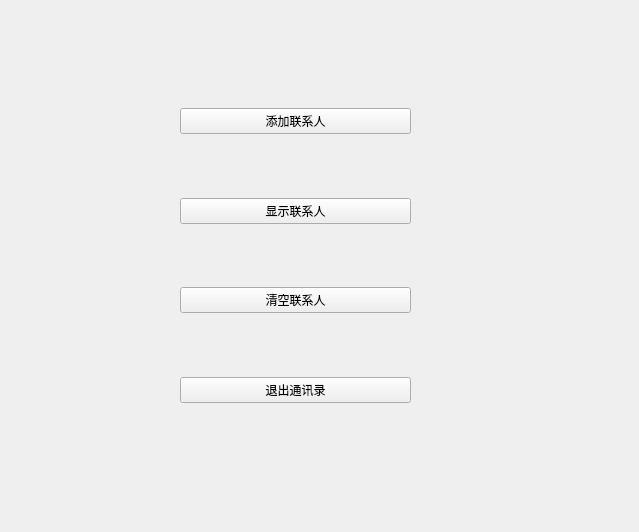
<?xml version="1.0" encoding="UTF-8"?>
<ui version="4.0">
 <class>MainWindow</class>
 <widget class="QMainWindow" name="MainWindow">
  <property name="geometry">
   <rect>
    <x>0</x>
    <y>0</y>
    <width>639</width>
    <height>532</height>
   </rect>
  </property>
  <property name="windowTitle">
   <string>MainWindow</string>
  </property>
  <widget class="QWidget" name="centralwidget">
   <widget class="QWidget" name="widget" native="true">
    <property name="geometry">
     <rect>
      <x>180</x>
      <y>50</y>
      <width>231</width>
      <height>411</height>
     </rect>
    </property>
    <layout class="QVBoxLayout" name="verticalLayout">
     <item>
      <spacer name="verticalSpacer_7">
       <property name="orientation">
        <enum>Qt::Vertical</enum>
       </property>
       <property name="sizeHint" stdset="0">
        <size>
         <width>20</width>
         <height>40</height>
        </size>
       </property>
      </spacer>
     </item>
     <item>
      <widget class="QPushButton" name="pushButton_lianxiren">
       <property name="text">
        <string>添加联系人</string>
       </property>
      </widget>
     </item>
     <item>
      <spacer name="verticalSpacer_6">
       <property name="orientation">
        <enum>Qt::Vertical</enum>
       </property>
       <property name="sizeHint" stdset="0">
        <size>
         <width>20</width>
         <height>40</height>
        </size>
       </property>
      </spacer>
     </item>
     <item>
      <widget class="QPushButton" name="pushButton_show">
       <property name="text">
        <string>显示联系人</string>
       </property>
      </widget>
     </item>
     <item>
      <spacer name="verticalSpacer_2">
       <property name="orientation">
        <enum>Qt::Vertical</enum>
       </property>
       <property name="sizeHint" stdset="0">
        <size>
         <width>20</width>
         <height>40</height>
        </size>
       </property>
      </spacer>
     </item>
     <item>
      <widget class="QPushButton" name="pushButton_free">
       <property name="text">
        <string>清空联系人</string>
       </property>
      </widget>
     </item>
     <item>
      <spacer name="verticalSpacer">
       <property name="orientation">
        <enum>Qt::Vertical</enum>
       </property>
       <property name="sizeHint" stdset="0">
        <size>
         <width>20</width>
         <height>40</height>
        </size>
       </property>
      </spacer>
     </item>
     <item>
      <widget class="QPushButton" name="pushButton_close">
       <property name="text">
        <string>退出通讯录</string>
       </property>
      </widget>
     </item>
     <item>
      <spacer name="verticalSpacer_8">
       <property name="orientation">
        <enum>Qt::Vertical</enum>
       </property>
       <property name="sizeHint" stdset="0">
        <size>
         <width>20</width>
         <height>40</height>
        </size>
       </property>
      </spacer>
     </item>
    </layout>
   </widget>
  </widget>
 </widget>
 <resources/>
 <connections/>
</ui>
